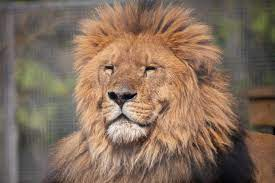
#> input picture IP/images/lion.jpeg, 275 x 183 px
$ python lab12.py
#> lines starting #> are read from the running program, lines starting #| are printed output that depends on the picture
# Laplacian Edge Detection
import cv2
import matplotlib.pyplot as plt
import numpy as np

img = cv2.imread('images/lion.jpeg')
#> img is the input picture: shape (183, 275, 3); mean B, G, R 92.2, 110, 132.5
gblur = cv2.GaussianBlur(img,(3,3),0)
g_scale = cv2.cvtColor(gblur,cv2.COLOR_BGR2GRAY)
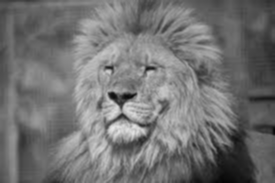
#> g_scale: shape (183, 275); min 4, max 232, mean 114.7
edges = cv2.Laplacian(g_scale,-1,ksize =3,scale=1,delta=0,borderType = cv2.BORDER_DEFAULT)
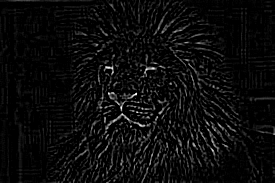
#> edges: shape (183, 275); min 0, max 255, mean 11.7

plt.figure(figsize=(12, 6))
plt.subplot(131)
plt.title("Original Image")
plt.imshow(cv2.cvtColor(img, cv2.COLOR_BGR2RGB))
plt.axis("off")

plt.subplot(132)
plt.title("Gaussian Blur of Image")
plt.imshow(cv2.cvtColor(gblur, cv2.COLOR_BGR2RGB))
plt.axis("off")

plt.subplot(133)
plt.title("Laplacian Edge of Image")
plt.imshow(edges, cmap='gray')
plt.axis("off")

plt.tight_layout()
plt.show()
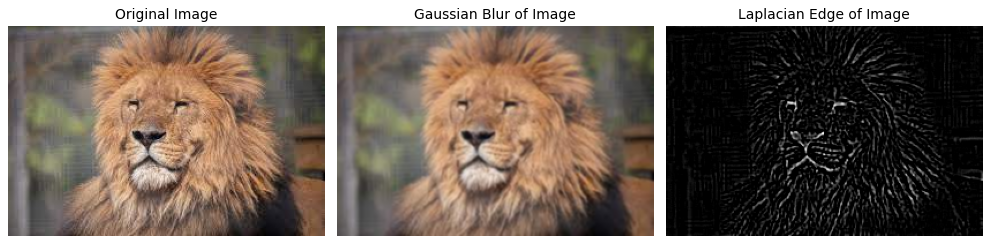
#> figure drawn by matplotlib, 3 panels

$ run again, with IP/images/cat.jpeg copied over IP/images/lion.jpeg
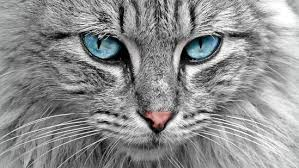
#> input picture IP/images/cat.jpeg, 299 x 168 px
#> img is the input picture: shape (168, 299, 3); mean B, G, R 142.3, 142.1, 141.5
#> `edges = cv2.Laplacian(g_scale,-1,ksize =3,scale=1,delta=0,borderType =..`:
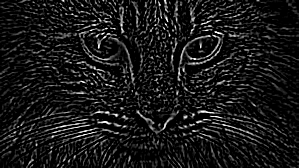
#> edges: shape (168, 299); min 0, max 255, mean 24.3
#> `plt.show()`:
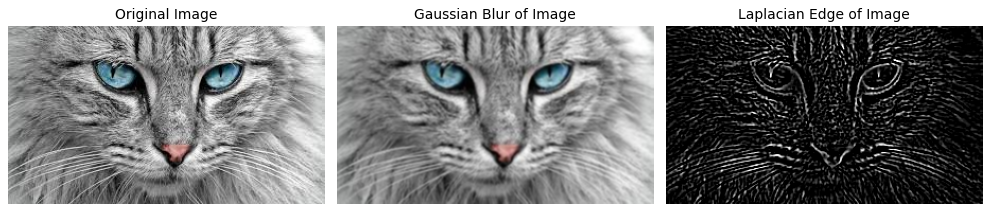
#> figure drawn by matplotlib, 3 panels

$ run again, with IP/images/images.jpeg copied over IP/images/lion.jpeg
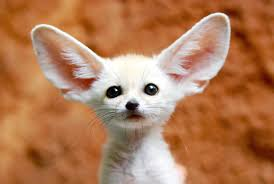
#> input picture IP/images/images.jpeg, 274 x 184 px
#> img is the input picture: shape (184, 274, 3); mean B, G, R 87.2, 123.9, 178.2
#> `edges = cv2.Laplacian(g_scale,-1,ksize =3,scale=1,delta=0,borderType =..`:
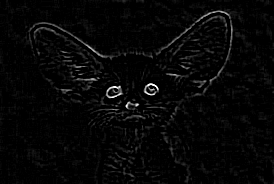
#> edges: shape (184, 274); min 0, max 255, mean 6.7
#> `plt.show()`:
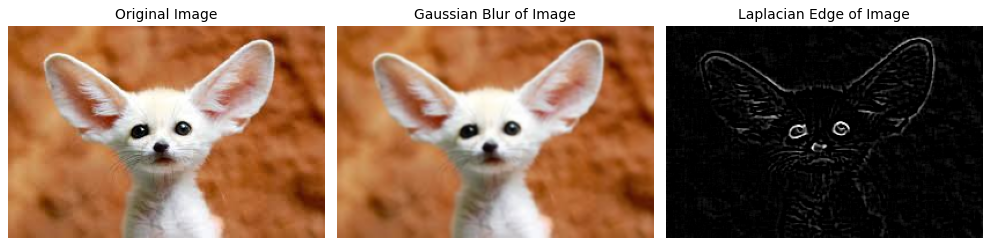
#> figure drawn by matplotlib, 3 panels

$ run again, with IP/images/zebra.jpeg copied over IP/images/lion.jpeg
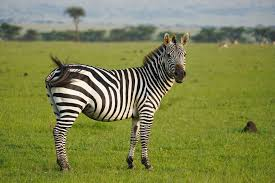
#> input picture IP/images/zebra.jpeg, 275 x 183 px
#> img is the input picture: shape (183, 275, 3); mean B, G, R 77.6, 133.2, 126.9
#> `edges = cv2.Laplacian(g_scale,-1,ksize =3,scale=1,delta=0,borderType =..`:
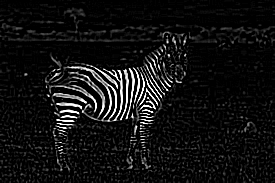
#> edges: shape (183, 275); min 0, max 255, mean 17.8
#> `plt.show()`:
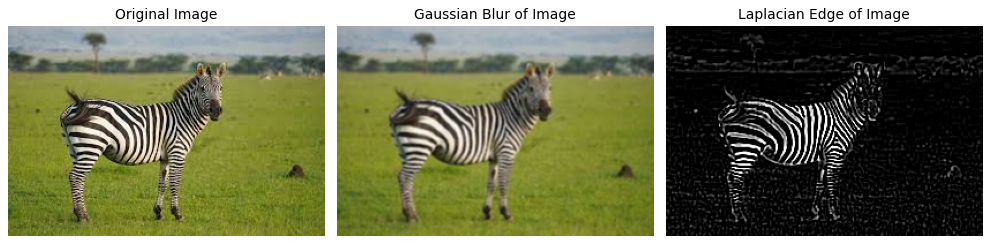
#> figure drawn by matplotlib, 3 panels
